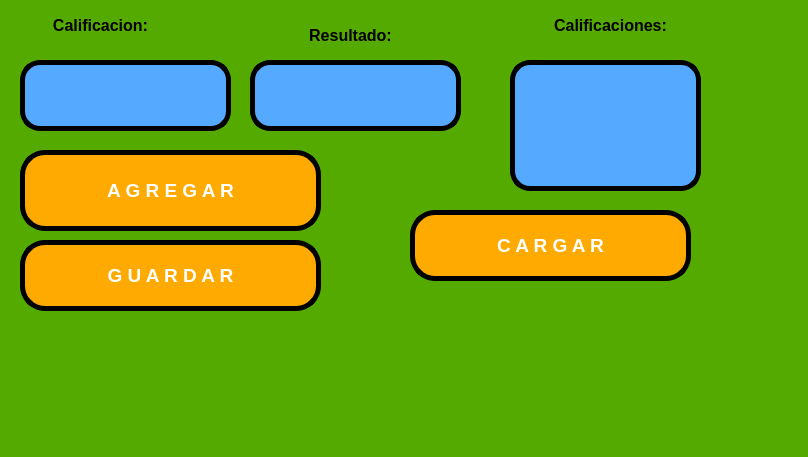
<?xml version="1.0" encoding="UTF-8"?>
<ui version="4.0">
 <class>MainWindow</class>
 <widget class="QMainWindow" name="MainWindow">
  <property name="geometry">
   <rect>
    <x>0</x>
    <y>0</y>
    <width>808</width>
    <height>457</height>
   </rect>
  </property>
  <property name="windowTitle">
   <string>MainWindow</string>
  </property>
  <property name="styleSheet">
   <string notr="true">background-color: rgb(85, 170, 0);</string>
  </property>
  <widget class="QWidget" name="centralwidget">
   <widget class="QPushButton" name="btn_agregar">
    <property name="geometry">
     <rect>
      <x>20</x>
      <y>150</y>
      <width>301</width>
      <height>81</height>
     </rect>
    </property>
    <property name="font">
     <font>
      <pointsize>14</pointsize>
      <weight>75</weight>
      <bold>true</bold>
     </font>
    </property>
    <property name="layoutDirection">
     <enum>Qt::LeftToRight</enum>
    </property>
    <property name="styleSheet">
     <string notr="true">background-color: rgb(170, 85, 255);
background-color: rgb(255, 170, 0);
color: rgb(255, 255, 255);
border-radius: 25px;
border:  5px solid black;</string>
    </property>
    <property name="text">
     <string>A G R E G A R</string>
    </property>
   </widget>
   <widget class="QLabel" name="label">
    <property name="geometry">
     <rect>
      <x>0</x>
      <y>0</y>
      <width>201</width>
      <height>51</height>
     </rect>
    </property>
    <property name="text">
     <string>&lt;html&gt;&lt;head/&gt;&lt;body&gt;&lt;p&gt;&lt;span style=&quot; font-size:12pt; font-weight:600;&quot;&gt;Calificacion:&lt;/span&gt;&lt;/p&gt;&lt;/body&gt;&lt;/html&gt;</string>
    </property>
    <property name="alignment">
     <set>Qt::AlignCenter</set>
    </property>
   </widget>
   <widget class="QLineEdit" name="txt_calificacion">
    <property name="geometry">
     <rect>
      <x>20</x>
      <y>60</y>
      <width>211</width>
      <height>71</height>
     </rect>
    </property>
    <property name="layoutDirection">
     <enum>Qt::LeftToRight</enum>
    </property>
    <property name="styleSheet">
     <string notr="true">background-color: rgb(85, 170, 255);
border-radius:20px;
border:  5px solid black;</string>
    </property>
    <property name="text">
     <string/>
    </property>
    <property name="alignment">
     <set>Qt::AlignCenter</set>
    </property>
   </widget>
   <widget class="QLabel" name="label_4">
    <property name="geometry">
     <rect>
      <x>240</x>
      <y>10</y>
      <width>221</width>
      <height>51</height>
     </rect>
    </property>
    <property name="text">
     <string>&lt;html&gt;&lt;head/&gt;&lt;body&gt;&lt;p&gt;&lt;span style=&quot; font-size:12pt; font-weight:600;&quot;&gt;Resultado:&lt;/span&gt;&lt;/p&gt;&lt;/body&gt;&lt;/html&gt;</string>
    </property>
    <property name="alignment">
     <set>Qt::AlignCenter</set>
    </property>
   </widget>
   <widget class="QLineEdit" name="txt_promedio">
    <property name="geometry">
     <rect>
      <x>250</x>
      <y>60</y>
      <width>211</width>
      <height>71</height>
     </rect>
    </property>
    <property name="layoutDirection">
     <enum>Qt::LeftToRight</enum>
    </property>
    <property name="styleSheet">
     <string notr="true">background-color: rgb(85, 170, 255);
border-radius:20px;
border:  5px solid black;</string>
    </property>
    <property name="text">
     <string/>
    </property>
    <property name="alignment">
     <set>Qt::AlignCenter</set>
    </property>
   </widget>
   <widget class="QPushButton" name="btn_guardar">
    <property name="geometry">
     <rect>
      <x>20</x>
      <y>240</y>
      <width>301</width>
      <height>71</height>
     </rect>
    </property>
    <property name="font">
     <font>
      <pointsize>14</pointsize>
      <weight>75</weight>
      <bold>true</bold>
     </font>
    </property>
    <property name="layoutDirection">
     <enum>Qt::LeftToRight</enum>
    </property>
    <property name="styleSheet">
     <string notr="true">background-color: rgb(170, 85, 255);
background-color: rgb(255, 170, 0);
color: rgb(255, 255, 255);
border-radius: 25px;
border:  5px solid black;</string>
    </property>
    <property name="text">
     <string>G U A R D A R</string>
    </property>
   </widget>
   <widget class="QPushButton" name="btn_cargar">
    <property name="geometry">
     <rect>
      <x>410</x>
      <y>210</y>
      <width>281</width>
      <height>71</height>
     </rect>
    </property>
    <property name="font">
     <font>
      <pointsize>14</pointsize>
      <weight>75</weight>
      <bold>true</bold>
     </font>
    </property>
    <property name="layoutDirection">
     <enum>Qt::LeftToRight</enum>
    </property>
    <property name="styleSheet">
     <string notr="true">background-color: rgb(170, 85, 255);
background-color: rgb(255, 170, 0);
color: rgb(255, 255, 255);
border-radius: 25px;
border:  5px solid black;</string>
    </property>
    <property name="text">
     <string>C A R G A R</string>
    </property>
   </widget>
   <widget class="QLabel" name="label_2">
    <property name="geometry">
     <rect>
      <x>510</x>
      <y>0</y>
      <width>201</width>
      <height>51</height>
     </rect>
    </property>
    <property name="text">
     <string>&lt;html&gt;&lt;head/&gt;&lt;body&gt;&lt;p&gt;&lt;span style=&quot; font-size:12pt; font-weight:600;&quot;&gt;Calificaciones:&lt;/span&gt;&lt;/p&gt;&lt;/body&gt;&lt;/html&gt;</string>
    </property>
    <property name="alignment">
     <set>Qt::AlignCenter</set>
    </property>
   </widget>
   <widget class="QLineEdit" name="txt_linea_calificaciones">
    <property name="geometry">
     <rect>
      <x>510</x>
      <y>60</y>
      <width>191</width>
      <height>131</height>
     </rect>
    </property>
    <property name="styleSheet">
     <string notr="true">background-color: rgb(85, 170, 255);
border-radius:20px;
border:  5px solid black;</string>
    </property>
    <property name="alignment">
     <set>Qt::AlignCenter</set>
    </property>
   </widget>
   <zorder>label</zorder>
   <zorder>btn_agregar</zorder>
   <zorder>txt_calificacion</zorder>
   <zorder>label_4</zorder>
   <zorder>txt_promedio</zorder>
   <zorder>btn_guardar</zorder>
   <zorder>btn_cargar</zorder>
   <zorder>label_2</zorder>
   <zorder>txt_linea_calificaciones</zorder>
  </widget>
  <widget class="QMenuBar" name="menubar">
   <property name="geometry">
    <rect>
     <x>0</x>
     <y>0</y>
     <width>808</width>
     <height>26</height>
    </rect>
   </property>
  </widget>
  <widget class="QStatusBar" name="statusbar"/>
 </widget>
 <resources/>
 <connections/>
</ui>
